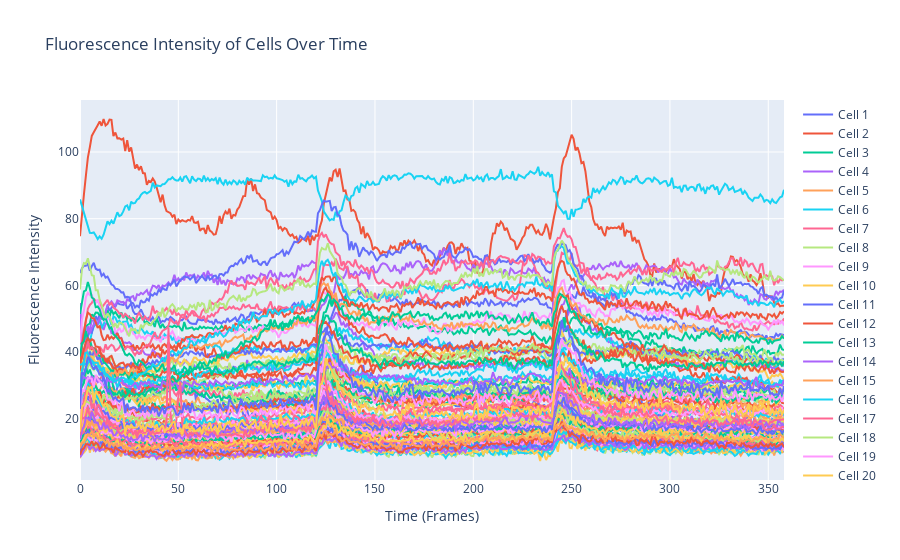

This figure's notebook cell:
### Markdown cell above
### Functions and Napari Window

### Code cell
@magic_factory(input_directory={'label': 'Write directory to merge images'}) #(merge_images={"widget_type": "FloatSlider", "max": 1}, auto_call=True)
def merge(input_directory: str) -> None: #'napari.types.LabelsData'
    merge.native.setWindowTitle("Merge Images")
    image_paths = [os.path.join(input_directory, f) for f in os.listdir(input_directory) if f.endswith('.tif') or f.endswith('.tiff') or f.endswith('.TIF')]

    if not image_paths:
        print("No .tif files found in the directory.")
        return
    
    image_paths.sort()  # Sort the image paths in ascending order
    images = [Image.open(path) for path in image_paths]
    filename = os.path.join(input_directory, 'MergedImages.tif')
    images[0].save(filename, save_all=True, append_images=images[1:])
    print("Images merged successfully!")

@magic_factory(src_folder={'label': 'Paste the path to move images'})
def move(src_folder: str, No_of_Channels: int) -> None:
    # Create the parent directory for channels
    parent_folder = os.path.join(src_folder, 'Chnls')
    os.makedirs(parent_folder, exist_ok=True)
    
    # Create destination folders in the parent folder
    dest_folders = [os.path.join(parent_folder, f"Ch{i+1}") for i in range(No_of_Channels)]

    # Make sure each destination folder exists
    for folder in dest_folders:
        os.makedirs(folder, exist_ok=True)
    
    # Get a list of all files in the source folder and sort them alphabetically
    files = sorted(os.listdir(src_folder))
    
    # Move images to the destination folders
    for i, filename in enumerate(files):
        src_path = os.path.join(src_folder, filename)

        # Ensure we only move files, not directories, and skip hidden files
        if os.path.isfile(src_path) and not filename.startswith('.'):
            dest_folder = dest_folders[i % No_of_Channels]
            dest_path = os.path.join(dest_folder, filename)
            
            try:
                shutil.move(src_path, dest_path)
                print(f"Moved {filename} to {dest_path}")
            except Exception as e:
                print(f"Error moving {filename} to {dest_path}: {e}")
        else:
            print(f"Skipping {filename}, not a file or hidden.")

@magic_factory(layer={"label": "Select Layer to turn into numpy array"})
def get_layer_as_array(viewer: 'napari.Viewer', layer: 'napari.layers.Layer') -> np.ndarray:
    if layer is None:
        print("No layer selected.")
        return

    # Get the data from the selected layer
    data = layer.data
    
    # Convert the data to a numpy array
    deneme = np.array(data)
    
    # Add the image to the viewer (optional)
    viewer.add_image(deneme, name=f"Numpy array {layer.name}")

@magic_factory(
    image_layer={"label": "Select Image Layer"},
    histogram_equalization={"widget_type": "Checkbox", "text": "Hist. Eq. (CLAHE)"},
    clip_limit={"widget_type": "FloatSlider", "max": 40, "min": 1, "step": 0.5, "label": "CLAHE Clip Limit"},
    normalization={"widget_type": "Checkbox", "text": "Normalization"},
    resize_to_512_512={"widget_type": "Checkbox", "text": "Resize to 512x512"},
    denoising={"widget_type": "Checkbox", "text": "Denoising"},
    h_value={"widget_type": "Slider", "max": 100, "min": 0, "step": 1, "label": "Denoising Strength (h value)"}
)
def preprocess_image(
    viewer: 'napari.Viewer', 
    image_layer: 'napari.layers.Image', 
    histogram_equalization: bool = False, 
    clip_limit: float = 5.0,
    normalization: bool = False, 
    resize_to_512_512: bool = False, 
    denoising: bool = False, 
    h_value: int = 15
) -> np.ndarray:
    
    if image_layer is None:
        print("No image layer selected.")
        return

    img_stack = image_layer.data
    processed_stack = []

    preprocessing_selected = histogram_equalization or normalization or resize_to_512_512 or denoising

    if not preprocessing_selected:
        print("No preprocessing selected.")
        return

    for img in img_stack:
        processed_image = img.copy()  # Make a copy of the original image

        if histogram_equalization:
            clahe = cv2.createCLAHE(clipLimit=clip_limit)
            processed_image = clahe.apply(processed_image)

        if normalization:
            processed_image = (processed_image - np.min(processed_image)) / (np.max(processed_image) - np.min(processed_image))
        
        # Ensure the processed image is in float32 format for OpenCV operations
        #processed_image = (processed_image * 255).astype(np.float32)

        if resize_to_512_512:
            processed_image = cv2.resize(processed_image, (512, 512))

        if denoising:
            processed_image = processed_image.astype(np.uint8)
            processed_image = cv2.fastNlMeansDenoising(processed_image, None, h=h_value)

        # Ensure the final image is in uint8 format for display
        #processed_image = processed_image.astype(np.uint8)
        processed_stack.append(processed_image)

    processed_stack = np.array(processed_stack)


    # Add the processed image stack as a new layer in the napari viewer
    viewer.add_image(processed_stack, name="Processed Image")

@magic_factory(layer={"label": "Select Layer to take image from"})
def select_image(layer: napari.layers.Image,image_index: int) -> None:
    """Select and display a single image from the stack."""
    if layer is None:
        print("No layer selected.")
        return
    img_stack = layer.data
    if image_index < 0 or image_index >= img_stack.shape[0]:
        print("Index out of range.")
        return
    single_image = img_stack[image_index]
    viewer.add_image(single_image, name='Selected Single Image')

###########################

@magic_factory(image_stack={'label': 'Select Image Stack Layer'}, mask_layer={'label': 'Select Mask Layer'})
def plot_fluorescence(image_stack: 'napari.layers.Image', mask_layer: 'napari.layers.Labels') -> None:

    if image_stack is None or mask_layer is None:
        print("No image stack or mask layer selected.")
        return

    image_stack_data = image_stack.data
    mask_data = mask_layer.data

    cell_fluorescence = {}

    if len(image_stack_data.shape) == 4:
        for cell_id in np.unique(mask_data):
            if cell_id == 0:  # Skip background
                continue
            cell_mask = mask_data == cell_id
            cell_fluorescence[cell_id] = [
                frame[cell_mask].mean() for frame in image_stack_data[:, 0, :, :]
            ]
        
    elif len(image_stack_data.shape) == 3:
        for cell_id in np.unique(mask_data):
            if cell_id == 0:  # Skip background
                continue
            cell_mask = mask_data == cell_id
            cell_fluorescence[cell_id] = [
                frame[cell_mask].mean() for frame in image_stack_data
            ]
    
    data = []
    for cell_id, fluorescence in cell_fluorescence.items():
        for frame, intensity in enumerate(fluorescence):
            data.append([cell_id, frame, intensity])
    df = pd.DataFrame(data, columns=['Cell ID', 'Time (Frames)', 'Fluorescence Intensity'])

    stats = df.groupby('Cell ID')['Fluorescence Intensity'].agg(['max', 'mean'])
    stats['Combined Metric'] = stats['max'] * 0.7 + stats['mean'] * 0.3

    sorted_cell_ids = stats.sort_values('Combined Metric').index

    spacing = 0.01  # Fixed spacing value for linear separation
    offsets = {cell_id: i * spacing for i, cell_id in enumerate(sorted_cell_ids)}

    df['Offset Intensity'] = df.apply(
        lambda row: row['Fluorescence Intensity'] + offsets[row['Cell ID']],
        axis=1
    )

    ##########################
    ##### Plotting fluorescence data for each cell using Plotly

    fig = go.Figure()
    
    for cell_id, fluorescence in cell_fluorescence.items():
        fig.add_trace(go.Scatter(
            x=list(range(len(fluorescence))), 
            y=fluorescence, 
            mode='lines', 
            name=f'Cell {cell_id}'
        ))
    
    # Update layout
    fig.update_layout(
        title='Fluorescence Intensity of Cells Over Time',
        xaxis_title='Time (Frames)',
        yaxis_title='Fluorescence Intensity',
        xaxis=dict(zeroline=True),
        yaxis=dict(zeroline=True)
    )

    # Show plot
    fig.show()

    ##########################
    ##### Plotting fluorescence data for each cell using Seaborn
    
    # Plot
    #plt.ioff()  # Turn off interactive mode
    fig, ax = plt.subplots(figsize=(5, 8))
    fig.patch.set_facecolor('black')
    fig.patch.set_edgecolor('black')
    ax.set_facecolor('black')

    #ax = fig.add_subplot(111)
    #ax.set_position([0, 0, 1, 1])  # Fill the figure
    
    sigma = 2
    for cell_id in sorted_cell_ids:
        data = df[df['Cell ID'] == cell_id]
        x = data['Time (Frames)']
        y = data['Offset Intensity']
        y_smooth = gaussian_filter1d(y, sigma=sigma)
        ax.plot(x, y_smooth, color='white', linewidth=1.5)
        ax.text(x.iloc[0] - 10, y_smooth[0], f'Cell {cell_id}', fontsize=8, color='white', ha='right', va='center')

    ax.set_xlabel('Time (Frames)', color='white')  # X-axis label color
    ax.tick_params(axis='x', colors='white')  # X-axis ticks color
    ax.set_yticks([])
    ax.spines['left'].set_visible(False)
    ax.spines['right'].set_visible(False)
    ax.spines['top'].set_visible(False)
    ax.spines['bottom'].set_color('white')
    ax.grid(False)
    plt.tight_layout()

    canvas = FigureCanvas(fig)
    viewer.window.add_dock_widget(canvas, name="Plot")
    
##########################

@magic_factory(cellid={'label': 'Select Cell ID Number'}, mask_layer={'label': 'Select Mask Layer'})
def highlight(cellid: int, mask_layer: 'napari.layers.Labels') -> "napari.types.LabelsData":
    roi = mask_layer.data == cellid
    viewer.add_labels(roi, name=f'Cell_{cellid}')

###########################

my_widget1 = merge()
my_widget2 = move()
my_widget3 = get_layer_as_array()
my_widget4 = preprocess_image()
my_widget5 = select_image()
my_widget6 = plot_fluorescence()
my_widget7 = highlight()
viewer = napari.Viewer()

dw3 = viewer.window.add_dock_widget(my_widget3, name="Turn Image to Numpy Array")
dw4 = viewer.window.add_dock_widget(my_widget4, name="Image Preprocessing")

dw5 = viewer.window.add_dock_widget(my_widget5, name="Select a Single Image From Stack")
dw6 = viewer.window.add_dock_widget(my_widget6, name="Plot the Fluorescence of Cells")
dw7 = viewer.window.add_dock_widget(my_widget7, name="Select a Spesific Cell From Mask")

viewer.window._qt_window.tabifyDockWidget(dw3, dw4)
viewer.window._qt_window.tabifyDockWidget(dw6, dw7)

### Figure 1 — Plotly figure (JSON) as saved in the notebook; plotly's stock layout.template omitted (floating-point values rounded to 4 significant figures; data arrays with more than 128 entries replaced by an {"elided": "..."} marker saying what was removed)
{"data": [{"mode": "lines", "name": "Cell 1", "type": "scatter", "x": {"elided": "359 int values"}, "y": {"elided": "359 float values"}}, {"mode": "lines", "name": "Cell 2", "type": "scatter", "x": {"elided": "359 int values"}, "y": {"elided": "359 float values"}}, {"mode": "lines", "name": "Cell 3", "type": "scatter", "x": {"elided": "359 int values"}, "y": {"elided": "359 float values"}}, {"mode": "lines", "name": "Cell 4", "type": "scatter", "x": {"elided": "359 int values"}, "y": {"elided": "359 float values"}}, {"mode": "lines", "name": "Cell 5", "type": "scatter", "x": {"elided": "359 int values"}, "y": {"elided": "359 float values"}}, {"mode": "lines", "name": "Cell 6", "type": "scatter", "x": {"elided": "359 int values"}, "y": {"elided": "359 float values"}}, {"mode": "lines", "name": "Cell 7", "type": "scatter", "x": {"elided": "359 int values"}, "y": {"elided": "359 float values"}}, {"mode": "lines", "name": "Cell 8", "type": "scatter", "x": {"elided": "359 int values"}, "y": {"elided": "359 float values"}}, {"mode": "lines", "name": "Cell 9", "type": "scatter", "x": {"elided": "359 int values"}, "y": {"elided": "359 float values"}}, {"mode": "lines", "name": "Cell 10", "type": "scatter", "x": {"elided": "359 int values"}, "y": {"elided": "359 float values"}}, {"mode": "lines", "name": "Cell 11", "type": "scatter", "x": {"elided": "359 int values"}, "y": {"elided": "359 float values"}}, {"mode": "lines", "name": "Cell 12", "type": "scatter", "x": {"elided": "359 int values"}, "y": {"elided": "359 float values"}}, {"mode": "lines", "name": "Cell 13", "type": "scatter", "x": {"elided": "359 int values"}, "y": {"elided": "359 float values"}}, {"mode": "lines", "name": "Cell 14", "type": "scatter", "x": {"elided": "359 int values"}, "y": {"elided": "359 float values"}}, {"mode": "lines", "name": "Cell 15", "type": "scatter", "x": {"elided": "359 int values"}, "y": {"elided": "359 float values"}}, {"mode": "lines", "name": "Cell 16", "type": "scatter", "x": {"elided": "359 int values"}, "y": {"elided": "359 float values"}}, {"mode": "lines", "name": "Cell 17", "type": "scatter", "x": {"elided": "359 int values"}, "y": {"elided": "359 float values"}}, {"mode": "lines", "name": "Cell 18", "type": "scatter", "x": {"elided": "359 int values"}, "y": {"elided": "359 float values"}}, {"mode": "lines", "name": "Cell 19", "type": "scatter", "x": {"elided": "359 int values"}, "y": {"elided": "359 float values"}}, {"mode": "lines", "name": "Cell 20", "type": "scatter", "x": {"elided": "359 int values"}, "y": {"elided": "359 float values"}}, {"mode": "lines", "name": "Cell 21", "type": "scatter", "x": {"elided": "359 int values"}, "y": {"elided": "359 float values"}}, {"mode": "lines", "name": "Cell 22", "type": "scatter", "x": {"elided": "359 int values"}, "y": {"elided": "359 float values"}}, {"mode": "lines", "name": "Cell 23", "type": "scatter", "x": {"elided": "359 int values"}, "y": {"elided": "359 float values"}}, {"mode": "lines", "name": "Cell 24", "type": "scatter", "x": {"elided": "359 int values"}, "y": {"elided": "359 float values"}}, {"mode": "lines", "name": "Cell 25", "type": "scatter", "x": {"elided": "359 int values"}, "y": {"elided": "359 float values"}}, {"mode": "lines", "name": "Cell 26", "type": "scatter", "x": {"elided": "359 int values"}, "y": {"elided": "359 float values"}}, {"mode": "lines", "name": "Cell 27", "type": "scatter", "x": {"elided": "359 int values"}, "y": {"elided": "359 float values"}}, {"mode": "lines", "name": "Cell 28", "type": "scatter", "x": {"elided": "359 int values"}, "y": {"elided": "359 float values"}}, {"mode": "lines", "name": "Cell 29", "type": "scatter", "x": {"elided": "359 int values"}, "y": {"elided": "359 float values"}}, {"mode": "lines", "name": "Cell 30", "type": "scatter", "x": {"elided": "359 int values"}, "y": {"elided": "359 float values"}}, {"mode": "lines", "name": "Cell 31", "type": "scatter", "x": {"elided": "359 int values"}, "y": {"elided": "359 float values"}}, {"mode": "lines", "name": "Cell 32", "type": "scatter", "x": {"elided": "359 int values"}, "y": {"elided": "359 float values"}}, {"mode": "lines", "name": "Cell 33", "type": "scatter", "x": {"elided": "359 int values"}, "y": {"elided": "359 float values"}}, {"mode": "lines", "name": "Cell 34", "type": "scatter", "x": {"elided": "359 int values"}, "y": {"elided": "359 float values"}}, {"mode": "lines", "name": "Cell 35", "type": "scatter", "x": {"elided": "359 int values"}, "y": {"elided": "359 float values"}}, {"mode": "lines", "name": "Cell 36", "type": "scatter", "x": {"elided": "359 int values"}, "y": {"elided": "359 float values"}}, {"mode": "lines", "name": "Cell 37", "type": "scatter", "x": {"elided": "359 int values"}, "y": {"elided": "359 float values"}}, {"mode": "lines", "name": "Cell 38", "type": "scatter", "x": {"elided": "359 int values"}, "y": {"elided": "359 float values"}}, {"mode": "lines", "name": "Cell 39", "type": "scatter", "x": {"elided": "359 int values"}, "y": {"elided": "359 float values"}}, {"mode": "lines", "name": "Cell 40", "type": "scatter", "x": {"elided": "359 int values"}, "y": {"elided": "359 float values"}}, {"mode": "lines", "name": "Cell 41", "type": "scatter", "x": {"elided": "359 int values"}, "y": {"elided": "359 float values"}}, {"mode": "lines", "name": "Cell 42", "type": "scatter", "x": {"elided": "359 int values"}, "y": {"elided": "359 float values"}}, {"mode": "lines", "name": "Cell 43", "type": "scatter", "x": {"elided": "359 int values"}, "y": {"elided": "359 float values"}}, {"mode": "lines", "name": "Cell 44", "type": "scatter", "x": {"elided": "359 int values"}, "y": {"elided": "359 float values"}}, {"mode": "lines", "name": "Cell 45", "type": "scatter", "x": {"elided": "359 int values"}, "y": {"elided": "359 float values"}}, {"mode": "lines", "name": "Cell 46", "type": "scatter", "x": {"elided": "359 int values"}, "y": {"elided": "359 float values"}}, {"mode": "lines", "name": "Cell 47", "type": "scatter", "x": {"elided": "359 int values"}, "y": {"elided": "359 float values"}}, {"mode": "lines", "name": "Cell 48", "type": "scatter", "x": {"elided": "359 int values"}, "y": {"elided": "359 float values"}}, {"mode": "lines", "name": "Cell 49", "type": "scatter", "x": {"elided": "359 int values"}, "y": {"elided": "359 float values"}}, {"mode": "lines", "name": "Cell 50", "type": "scatter", "x": {"elided": "359 int values"}, "y": {"elided": "359 float values"}}, {"mode": "lines", "name": "Cell 51", "type": "scatter", "x": {"elided": "359 int values"}, "y": {"elided": "359 float values"}}, {"mode": "lines", "name": "Cell 52", "type": "scatter", "x": {"elided": "359 int values"}, "y": {"elided": "359 float values"}}, {"mode": "lines", "name": "Cell 53", "type": "scatter", "x": {"elided": "359 int values"}, "y": {"elided": "359 float values"}}, {"mode": "lines", "name": "Cell 54", "type": "scatter", "x": {"elided": "359 int values"}, "y": {"elided": "359 float values"}}, {"mode": "lines", "name": "Cell 55", "type": "scatter", "x": {"elided": "359 int values"}, "y": {"elided": "359 float values"}}, {"mode": "lines", "name": "Cell 56", "type": "scatter", "x": {"elided": "359 int values"}, "y": {"elided": "359 float values"}}, {"mode": "lines", "name": "Cell 57", "type": "scatter", "x": {"elided": "359 int values"}, "y": {"elided": "359 float values"}}, {"mode": "lines", "name": "Cell 58", "type": "scatter", "x": {"elided": "359 int values"}, "y": {"elided": "359 float values"}}, {"mode": "lines", "name": "Cell 59", "type": "scatter", "x": {"elided": "359 int values"}, "y": {"elided": "359 float values"}}, {"mode": "lines", "name": "Cell 60", "type": "scatter", "x": {"elided": "359 int values"}, "y": {"elided": "359 float values"}}, {"mode": "lines", "name": "Cell 61", "type": "scatter", "x": {"elided": "359 int values"}, "y": {"elided": "359 float values"}}, {"mode": "lines", "name": "Cell 62", "type": "scatter", "x": {"elided": "359 int values"}, "y": {"elided": "359 float values"}}, {"mode": "lines", "name": "Cell 63", "type": "scatter", "x": {"elided": "359 int values"}, "y": {"elided": "359 float values"}}, {"mode": "lines", "name": "Cell 64", "type": "scatter", "x": {"elided": "359 int values"}, "y": {"elided": "359 float values"}}, {"mode": "lines", "name": "Cell 65", "type": "scatter", "x": {"elided": "359 int values"}, "y": {"elided": "359 float values"}}, {"mode": "lines", "name": "Cell 66", "type": "scatter", "x": {"elided": "359 int values"}, "y": {"elided": "359 float values"}}, {"mode": "lines", "name": "Cell 67", "type": "scatter", "x": {"elided": "359 int values"}, "y": {"elided": "359 float values"}}, {"mode": "lines", "name": "Cell 68", "type": "scatter", "x": {"elided": "359 int values"}, "y": {"elided": "359 float values"}}, {"mode": "lines", "name": "Cell 69", "type": "scatter", "x": {"elided": "359 int values"}, "y": {"elided": "359 float values"}}, {"mode": "lines", "name": "Cell 70", "type": "scatter", "x": {"elided": "359 int values"}, "y": {"elided": "359 float values"}}, {"mode": "lines", "name": "Cell 71", "type": "scatter", "x": {"elided": "359 int values"}, "y": {"elided": "359 float values"}}, {"mode": "lines", "name": "Cell 72", "type": "scatter", "x": {"elided": "359 int values"}, "y": {"elided": "359 float values"}}, {"mode": "lines", "name": "Cell 73", "type": "scatter", "x": {"elided": "359 int values"}, "y": {"elided": "359 float values"}}, {"mode": "lines", "name": "Cell 74", "type": "scatter", "x": {"elided": "359 int values"}, "y": {"elided": "359 float values"}}, {"mode": "lines", "name": "Cell 75", "type": "scatter", "x": {"elided": "359 int values"}, "y": {"elided": "359 float values"}}, {"mode": "lines", "name": "Cell 76", "type": "scatter", "x": {"elided": "359 int values"}, "y": {"elided": "359 float values"}}, {"mode": "lines", "name": "Cell 77", "type": "scatter", "x": {"elided": "359 int values"}, "y": {"elided": "359 float values"}}, {"mode": "lines", "name": "Cell 78", "type": "scatter", "x": {"elided": "359 int values"}, "y": {"elided": "359 float values"}}, {"mode": "lines", "name": "Cell 79", "type": "scatter", "x": {"elided": "359 int values"}, "y": {"elided": "359 float values"}}, {"mode": "lines", "name": "Cell 80", "type": "scatter", "x": {"elided": "359 int values"}, "y": {"elided": "359 float values"}}, {"mode": "lines", "name": "Cell 81", "type": "scatter", "x": {"elided": "359 int values"}, "y": {"elided": "359 float values"}}, {"mode": "lines", "name": "Cell 82", "type": "scatter", "x": {"elided": "359 int values"}, "y": {"elided": "359 float values"}}, {"mode": "lines", "name": "Cell 83", "type": "scatter", "x": {"elided": "359 int values"}, "y": {"elided": "359 float values"}}, {"mode": "lines", "name": "Cell 84", "type": "scatter", "x": {"elided": "359 int values"}, "y": {"elided": "359 float values"}}, {"mode": "lines", "name": "Cell 85", "type": "scatter", "x": {"elided": "359 int values"}, "y": {"elided": "359 float values"}}, {"mode": "lines", "name": "Cell 86", "type": "scatter", "x": {"elided": "359 int values"}, "y": {"elided": "359 float values"}}, {"mode": "lines", "name": "Cell 87", "type": "scatter", "x": {"elided": "359 int values"}, "y": {"elided": "359 float values"}}, {"mode": "lines", "name": "Cell 88", "type": "scatter", "x": {"elided": "359 int values"}, "y": {"elided": "359 float values"}}, {"mode": "lines", "name": "Cell 89", "type": "scatter", "x": {"elided": "359 int values"}, "y": {"elided": "359 float values"}}, {"mode": "lines", "name": "Cell 90", "type": "scatter", "x": {"elided": "359 int values"}, "y": {"elided": "359 float values"}}, {"mode": "lines", "name": "Cell 91", "type": "scatter", "x": {"elided": "359 int values"}, "y": {"elided": "359 float values"}}, {"mode": "lines", "name": "Cell 92", "type": "scatter", "x": {"elided": "359 int values"}, "y": {"elided": "359 float values"}}, {"mode": "lines", "name": "Cell 93", "type": "scatter", "x": {"elided": "359 int values"}, "y": {"elided": "359 float values"}}, {"mode": "lines", "name": "Cell 94", "type": "scatter", "x": {"elided": "359 int values"}, "y": {"elided": "359 float values"}}, {"mode": "lines", "name": "Cell 95", "type": "scatter", "x": {"elided": "359 int values"}, "y": {"elided": "359 float values"}}, {"mode": "lines", "name": "Cell 96", "type": "scatter", "x": {"elided": "359 int values"}, "y": {"elided": "359 float values"}}, {"mode": "lines", "name": "Cell 97", "type": "scatter", "x": {"elided": "359 int values"}, "y": {"elided": "359 float values"}}, {"mode": "lines", "name": "Cell 98", "type": "scatter", "x": {"elided": "359 int values"}, "y": {"elided": "359 float values"}}, {"mode": "lines", "name": "Cell 99", "type": "scatter", "x": {"elided": "359 int values"}, "y": {"elided": "359 float values"}}, {"mode": "lines", "name": "Cell 100", "type": "scatter", "x": {"elided": "359 int values"}, "y": {"elided": "359 float values"}}, {"mode": "lines", "name": "Cell 101", "type": "scatter", "x": {"elided": "359 int values"}, "y": {"elided": "359 float values"}}], "layout": {"title": {"text": "Fluorescence Intensity of Cells Over Time"}, "xaxis": {"title": {"text": "Time (Frames)"}, "zeroline": true}, "yaxis": {"title": {"text": "Fluorescence Intensity"}, "zeroline": true}}}
